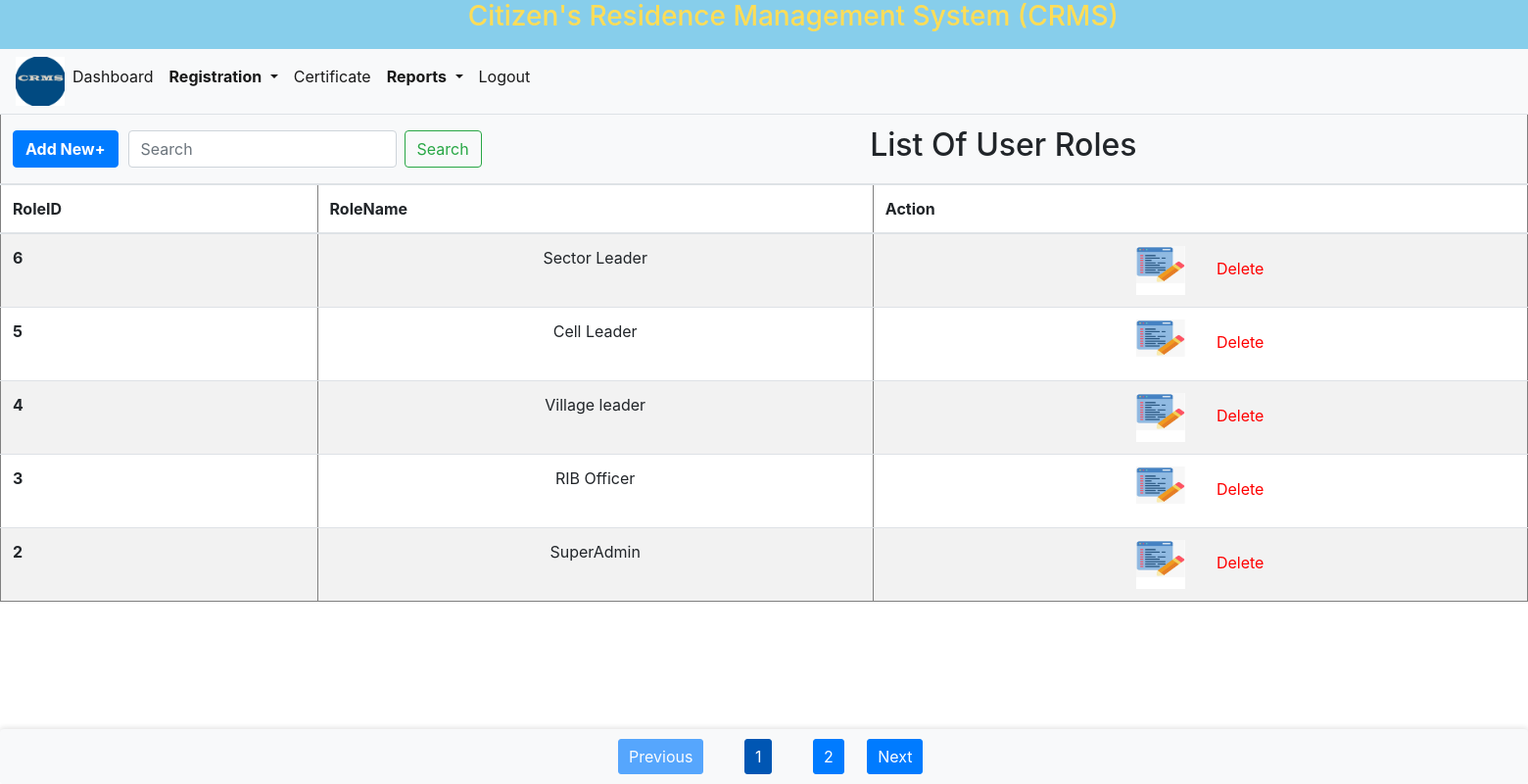
/Role.php (signed in), run on an earlier commit of the app's database.
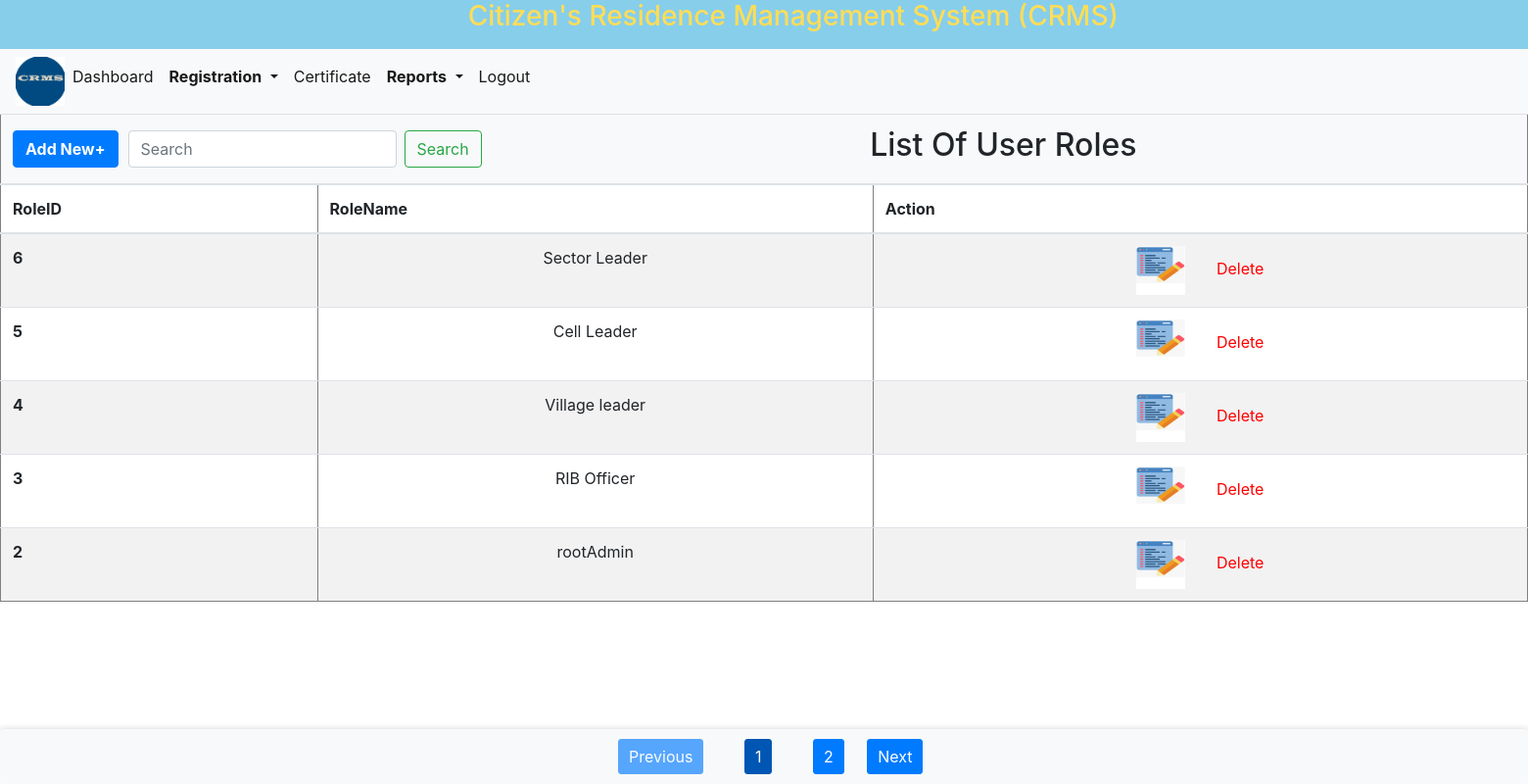
And on a later commit of the database.
### tables this page shows
CREATE TABLE `roles` (
  `RoleID` int NOT NULL AUTO_INCREMENT,
  `RoleName` varchar(20) NOT NULL,
  PRIMARY KEY (`RoleID`)
);

### Role.php (the view, shortened to what the changed rows need)
<!DOCTYPE html>
<html lang="en">
<head>
    <link rel="stylesheet" href="bootstrap/bootstrap.css">
    <link rel="stylesheet" href="css/style.css">
</head>
<body>
<?php include 'header.php'; ?>
    <?php
    $conn = new mysqli('localhost', 'super', '', 'crms');
    $records_per_page = 5;
    $page = isset($_GET['page']) ? (int)$_GET['page'] : 1;
    $offset = ($page - 1) * $records_per_page;
    $search_query = isset($_GET['search']) ? $conn->real_escape_string($_GET['search']) : '';
    $sql = "SELECT RoleID, RoleName
            FROM roles
            WHERE CONCAT_WS(' ', RoleName) LIKE ?
            ORDER BY RoleID DESC
            LIMIT ? OFFSET ?";
    $stmt = $conn->prepare($sql);
    $search_param = "%$search_query%";
    $stmt->bind_param("sii", $search_param, $records_per_page, $offset);
    $stmt->execute();
    $result = $stmt->get_result();
    if ($result->num_rows > 0) {
        echo "<div style='overflow-x: auto;'>";
        echo "<table border='1' class='table table-striped' style='min-width: 100%;'>";
        echo "<thead>";
        echo "<tr>
                <th colspan='16' style='text-align: left; background-color: #f8f9fa;'>
                    <div style='display: flex; align-items: center;'>
                        <div style='margin-right: 10px;'>
                            <a class='small' href='addUserrole.php'>
                                <button class='btn btn-primary'><b>Add New+</b></button>
                            </a>
                        </div>
                        <div style='margin-right: 10px;'>
                            <form class='form-inline my-2 my-lg-0' method='GET' action=''>
                                <input class='form-control mr-sm-2' type='search' name='search' placeholder='Search' aria-label='Search' value='" . htmlspecialchars($search_query) . "'>
                                <button class='btn btn-outline-success my-2 my-sm-0' type='submit'>Search</button>
                            </form>
                        </div>
                        <div style='flex: 1; text-align: center; font-size: 24px;'>
                            <h2 class='text-center'>List Of User Roles</h2>
                        </div>
                    </div>
                </th>
              </tr>";
        echo "<tr>
                <th align='Center' scope='col'>RoleID</th>
                <th align='Center' scope='col'>RoleName</th>
                <th align='Center' scope='col'>Action</th>
              </tr>";
        echo "</thead>";
        echo "<tbody>";
        while ($row = $result->fetch_assoc()) {
            echo "<tr>
                    <th align='Center'>" . htmlspecialchars($row["RoleID"]) . "</th>
                    <td align='Center'>" . htmlspecialchars($row["RoleName"]) . "</td>
                    <td align='Center'><a href='updateUserRole.php?roleid=" . htmlspecialchars($row["RoleID"]) . "' style='color: red;'><img src='images/edit.jpg' width='50px' height='50px'></a>
                    &nbsp&nbsp&nbsp&nbsp&nbsp&nbsp<a href='deleteRole.php?roleid=" . htmlspecialchars($row["RoleID"]) . "' style='color: red;'>Delete</a></td>
                  </tr>";
        }
        echo "</tbody>";
        echo "</table>";
        echo "</div>";
    }
    ?>
</body>
</html>

### header.php (shortened to what the changed rows need)
<div class="row" style="background:skyblue; height:50px; width:2000px; text-align: center; .header h3:hover {
            color: #ffdd57;">
    <div class="pageheader" style="text-align:center;">
        <h3>&nbsp &nbsp &nbsp &nbsp&nbsp &nbsp &nbsp &nbsp &nbsp &nbsp &nbsp &nbsp &nbsp &nbsp &nbsp &nbsp &nbsp
            &nbsp &nbsp &nbsp &nbsp&nbsp &nbsp &nbsp &nbsp &nbsp &nbsp &nbsp &nbsp &nbsp &nbsp &nbsp &nbsp &nbsp
            Citizen's Residence Management System (CRMS)</h3>
    </div>
</div>

What changed in the data, as far as the page shows it:
changed roles id 2: RoleName "SuperAdmin" → "rootAdmin"
